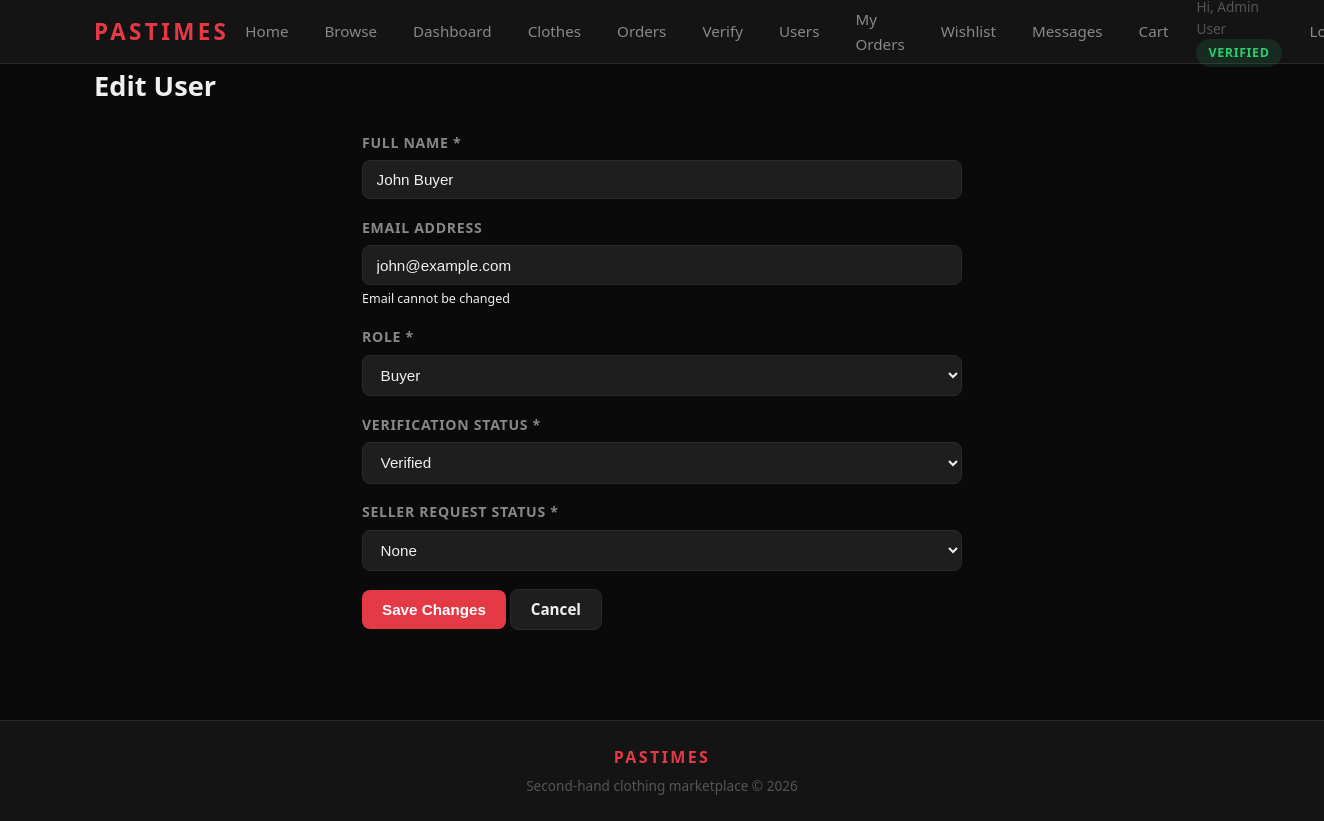
The page /admin/edit_user.php?id=2 (signed in) on the database as committed earlier.
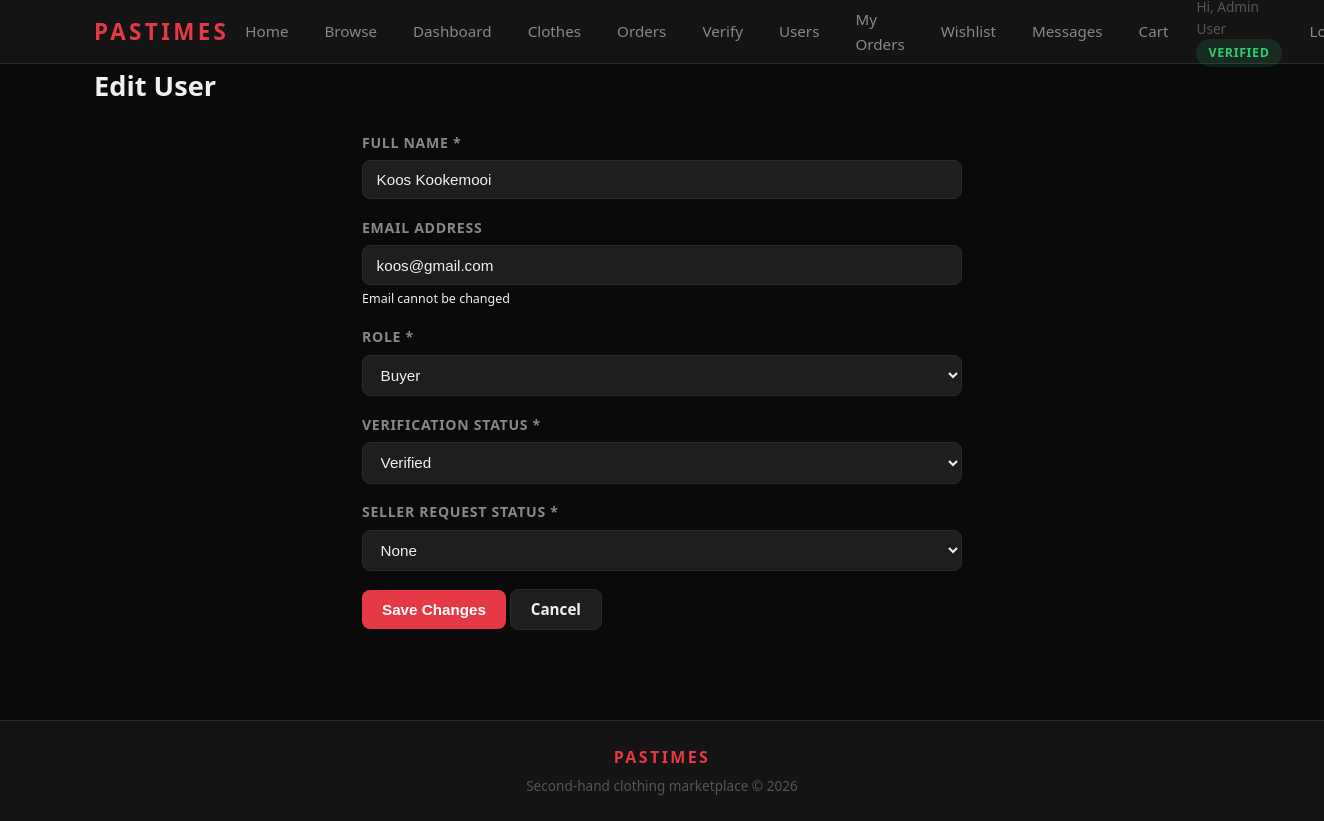
The same page on the database as committed later.
### tables this page shows
CREATE TABLE tblUser (
    id                  INT          AUTO_INCREMENT PRIMARY KEY,
    name                VARCHAR(100) NOT NULL,
    email               VARCHAR(100) NOT NULL UNIQUE,
    password_hash       VARCHAR(255) NOT NULL,
    role                ENUM('buyer','seller','admin') NOT NULL DEFAULT 'buyer',
    is_verified         TINYINT(1)   NOT NULL DEFAULT 0,
    seller_request      ENUM('none','pending','approved','rejected') NOT NULL DEFAULT 'none',
    seller_request_note TEXT         NULL,
    created_at          DATETIME     DEFAULT CURRENT_TIMESTAMP,
    last_login          DATETIME     NULL,
    INDEX idx_email (email),
    INDEX idx_role  (role)
);

### admin/edit_user.php (the view, shortened to what this page needs)
<?php
require_once __DIR__ . '/../config/db.php';
require_once __DIR__ . '/../includes/functions.php';
$user_id = intval($_GET['id'] ?? 0);
$stmt = mysqli_prepare($conn, "SELECT id, name, email, role, is_verified, seller_request FROM tblUser WHERE id = ?");
mysqli_stmt_bind_param($stmt, 'i', $user_id);
mysqli_stmt_execute($stmt);
$user = mysqli_fetch_assoc(mysqli_stmt_get_result($stmt));
require_once __DIR__ . '/../includes/header.php';
?>
<h1 class="page-title">Edit User</h1>
<div class="form-wrap" style="max-width:600px;">
    <form method="POST" action="">
        <div class="form-group">
            <label>Full Name *</label>
            <input type="text" name="name" class="form-control" value="<?php echo h($user['name']); ?>" required>
        </div>
        <div class="form-group">
            <label>Email Address</label>
            <input type="email" class="form-control" value="<?php echo h($user['email']); ?>" disabled>
            <small>Email cannot be changed</small>
        </div>
        <div class="form-group">
            <label>Role *</label>
            <select name="role" class="form-control" required>
                <option value="buyer" <?php echo $user['role'] === 'buyer' ? 'selected' : ''; ?>>Buyer</option>
            </select>
        </div>
        <div class="form-group">
            <label>Verification Status *</label>
            <select name="is_verified" class="form-control" required>
                <option value="1" <?php echo (int)$user['is_verified'] === 1 ? 'selected' : ''; ?>>Verified</option>
            </select>
        </div>
        <div class="form-group">
            <label>Seller Request Status *</label>
            <select name="seller_request" class="form-control" required>
                <option value="none" <?php echo $user['seller_request'] === 'none' ? 'selected' : ''; ?>>None</option>
            </select>
        </div>
        <div class="form-actions">
            <button type="submit" class="btn btn-primary">Save Changes</button>
            <a href="<?php echo BASE_URL; ?>admin/users.php" class="btn btn-secondary">Cancel</a>
        </div>
    </form>
</div>
<?php require_once __DIR__ . '/../includes/footer.php'; ?>

Rows that differ between the two databases and show on the page:
changed tbluser "Buyer": name "John Buyer" → "Koos Kookemooi"; email "john@example.com" → "koos@gmail.com"
